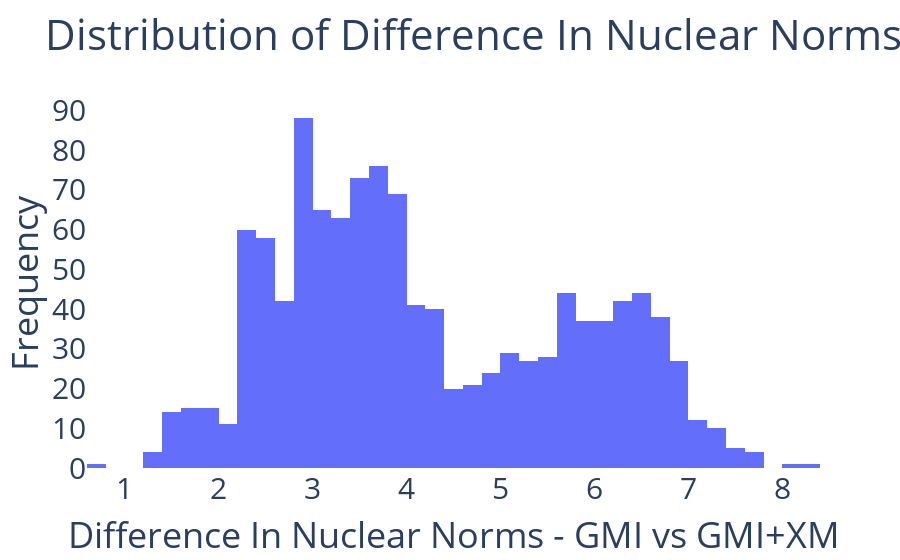

Notebook source saved alongside this figure:
### Code cell
diff = np.array(norm_og) - np.array(norm_plus)
fig = go.Figure()
fig.add_trace(go.Histogram(x = diff))
fig.update_layout(title_text = 'Distribution of Difference In Nuclear Norms - GMI vs GMI+XM', 
                  xaxis_title_text = 'Difference In Nuclear Norms - GMI vs GMI+XM', 
                  yaxis_title_text = 'Frequency', 
                  plot_bgcolor = 'white', 
                  paper_bgcolor = 'white', 
                  font = dict(size = 30))
fig.show()

### Figure 1 — Plotly figure (JSON) as saved in the notebook; plotly's stock layout.template omitted (floating-point values rounded to 4 significant figures; data arrays with more than 128 entries replaced by an {"elided": "..."} marker saying what was removed)
{"data": [{"type": "histogram", "x": {"elided": "1186 float values"}}], "layout": {"font": {"size": 30}, "paper_bgcolor": "white", "plot_bgcolor": "white", "title": {"text": "Distribution of Difference In Nuclear Norms - GMI vs GMI+XM"}, "xaxis": {"title": {"text": "Difference In Nuclear Norms - GMI vs GMI+XM"}}, "yaxis": {"title": {"text": "Frequency"}}}}
